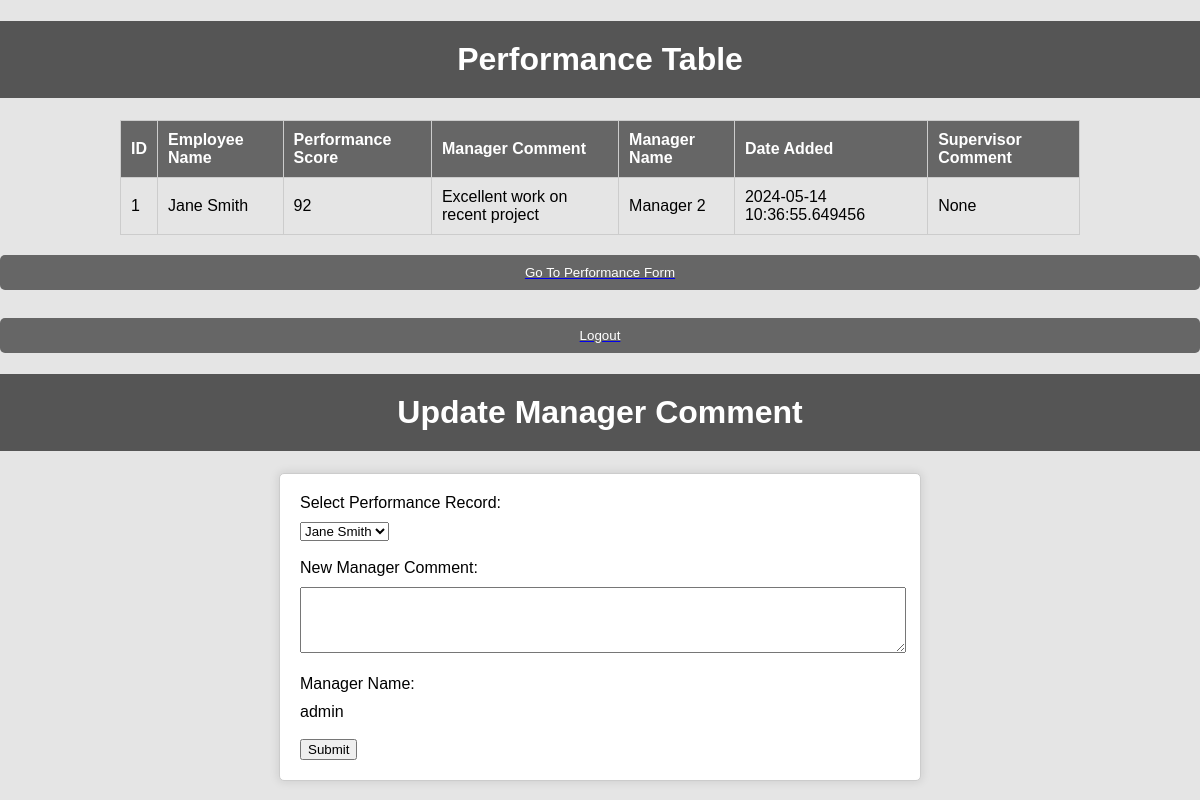
/manager (signed in), run on the app's committed database.
### app.py (models this page shows)
class Performance(db.Model):
    id = db.Column(db.Integer, primary_key=True)
    employee_name = db.Column(db.String(255),unique=True, nullable=False)
    performance_score = db.Column(db.Integer, nullable=False)
    manager_comment = db.Column(db.String(255), nullable=False)
    manager_name = db.Column(db.String(255), nullable=False)
    date_added = db.Column(db.DateTime, nullable=False, default=datetime.utcnow)
    supervisor_comment = db.Column(db.String(255))

### app.py (the view)
@app.route('/manager', methods=['GET', 'POST'])
def manager():
    performances = Performance.query.all()
    return render_template('show_performance.html', performances=performances)

### templates/show_performance.html (shortened to what this page needs)
<!DOCTYPE html>
<html lang="en">
<head>
</head>
<body>
    <h1>Performance Table</h1>
    <table>
        <thead>
            <tr>
                <th>ID</th>
                <th>Employee Name</th>
                <th>Performance Score</th>
                <th>Manager Comment</th>
                <th>Manager Name</th>
                <th>Date Added</th>
                <th>Supervisor Comment</th>
            </tr>
        </thead>
        <tbody>
            {% for performance in performances %}
            <tr>
                <td>{{ performance.id }}</td>
                <td>{{ performance.employee_name }}</td>
                <td>{{ performance.performance_score }}</td>
                <td>{{ performance.manager_comment }}</td>
                <td>{{ performance.manager_name }}</td>
                <td>{{ performance.date_added }}</td>
                <td>{{ performance.supervisor_comment }}</td>
            </tr>
            {% endfor %}
        </tbody>
    </table>
    <div class="button-container">
        <a href="/test_add_performance"><button>Go To Performance Form</button></a>
        <a href="{{ url_for('login') }}" style="margin-left: 10px;"><button>Logout</button></a>
    </div>
    <h1>Update Manager Comment</h1>
    <form method="POST" action="/update_comment">
        <label for="performance_id">Select Performance Record:</label>
        <select id="performance_id" name="performance_id">
            {% for performance in performances %}
                <option value="{{ performance.id }}">{{ performance.employee_name }}</option>
            {% endfor %}
        </select><br><br>
        <label for="comment">New Manager Comment:</label>
        <textarea id="comment" name="comment" rows="4" cols="50" required></textarea><br><br>
        <label>Manager Name:</label>
        <span>{{ session['username'] }}</span><br><br>
        <input type="submit" value="Submit">
    </form>
</body>
</html>

### templates/show_performance.html (style rules this page uses)
body { font-family: Arial, sans-serif; margin: 0; padding: 0; background-color: #e5e5e5; }
h1 { text-align: center; padding: 20px 0; background-color: #555; color: #fff; }
table { width: 80%; margin: 20px auto; border-collapse: collapse; }
th, td { padding: 10px; border: 1px solid #ccc; text-align: left; }
th { background-color: #666; color: #fff; }
form { width: 50%; margin: 20px auto; padding: 20px; background-color: #fff; border: 1px solid #ccc; border-radius: 5px; box-shadow: 0px 0px 10px 1px rgba(0,0,0,0.1); }
label { display: block; margin-bottom: 10px; }
textarea { width: 100%; resize: vertical; }
button { display: block; width: 100%; padding: 10px; margin-top: 10px; background-color: #666; color: #fff; border: none; border-radius: 5px; cursor: pointer; }

### data on the page
Performance: id "1", employee_name "Jane Smith", performance_score "92", manager_comment "Excellent work on recent project", manager_name "Manager 2", date_added "2024-05-14 10:36:55.649456", supervisor_comment "None"

### other printed values
{{ session['username'] }} "admin"
form field performance_id "Jane Smith"
